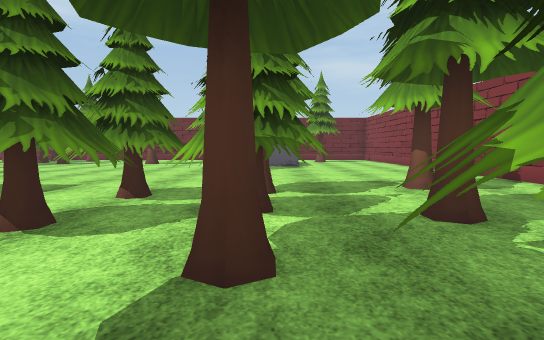
[1] (above)

19 first-person views from a walk through a scene from a Unity 3-D project. The camera is 1.2 m above the floor, tilts 4° down and sees 80° across. The floor is counted in squares, 2 m on a side. Each view is taken from the middle of a square. On the plan, view 1 faces up. The plan holds only what a view shows up to about 10 squares ahead; the rest is blank. The place goes on beyond the plan. The player is left out. Some surface patterns are stand-ins.

[2]
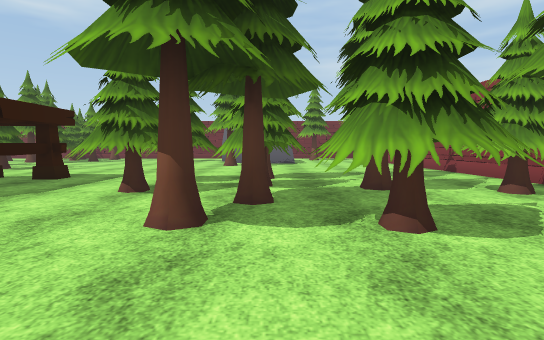

[3]
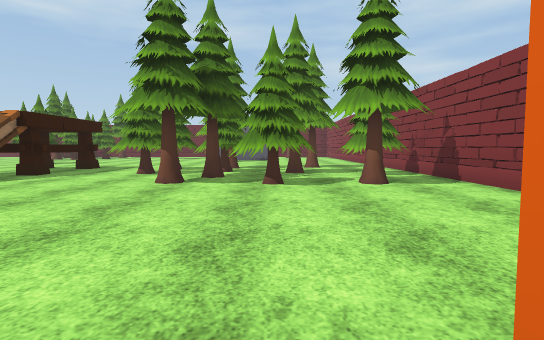

[4]
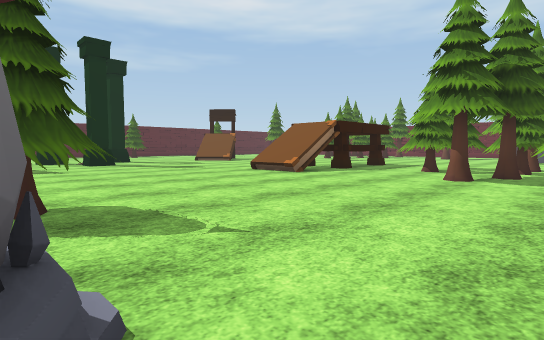

[5]
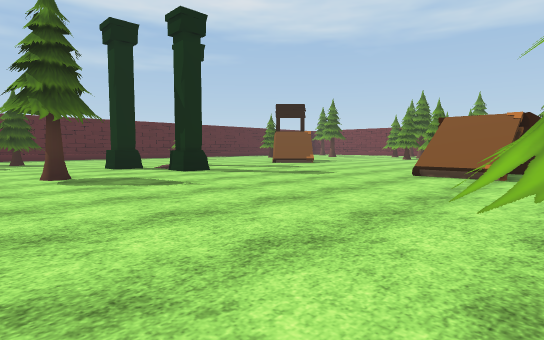

[6]
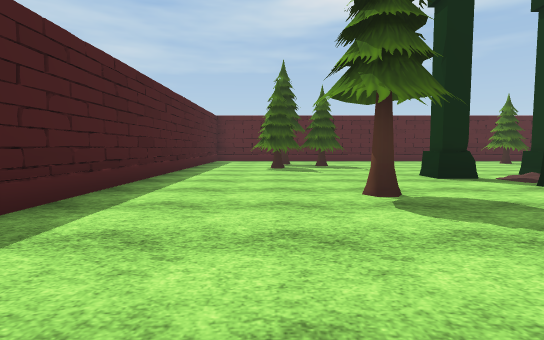

[7]
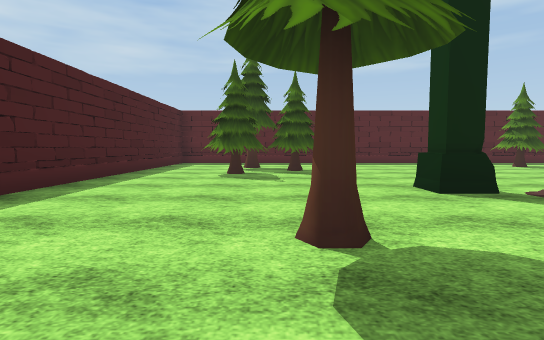

[8]
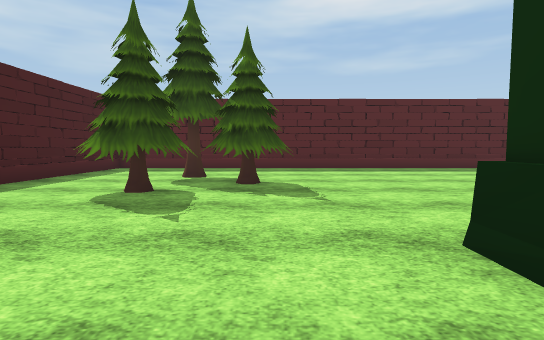

[9]
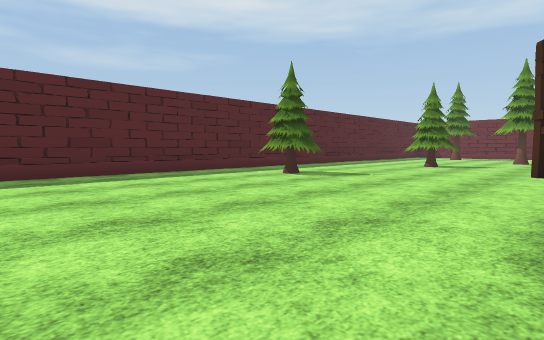

[10]
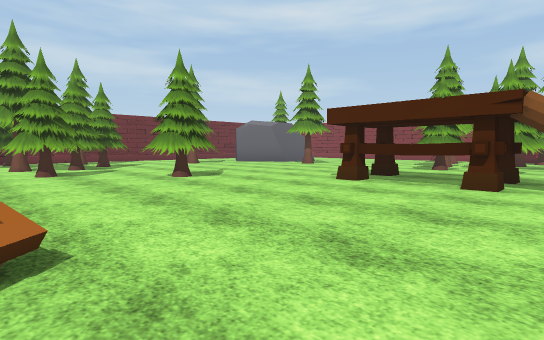

[11]
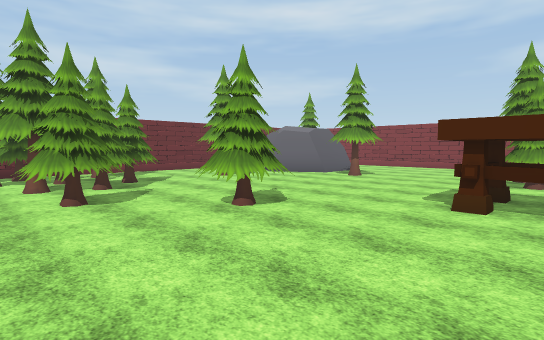

[12]
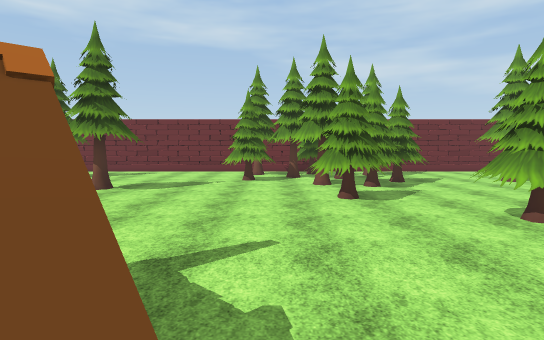

[13]
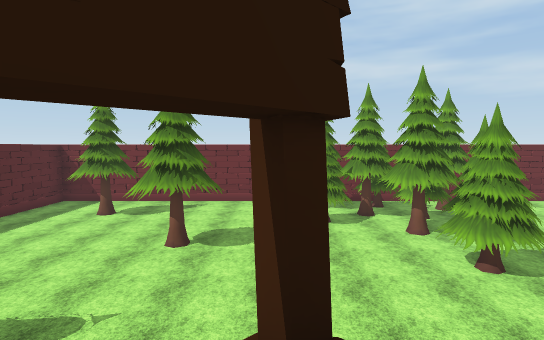

[14]
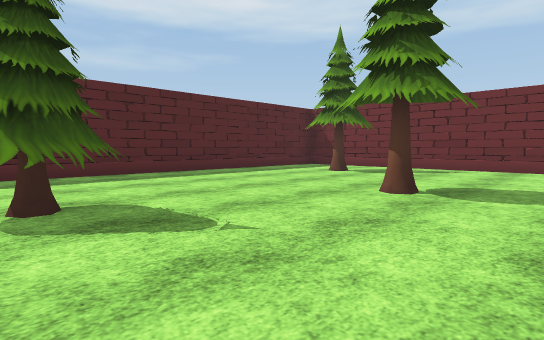

[15]
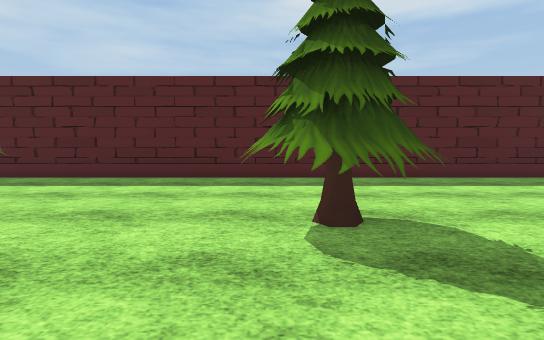

[16]
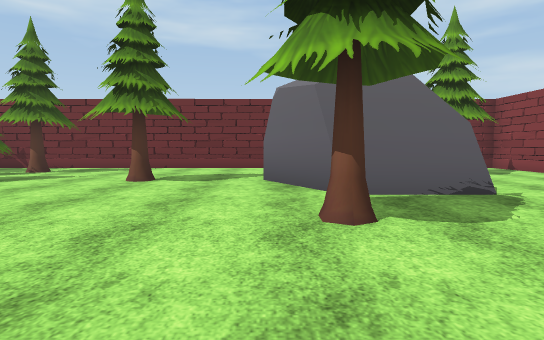

[17]
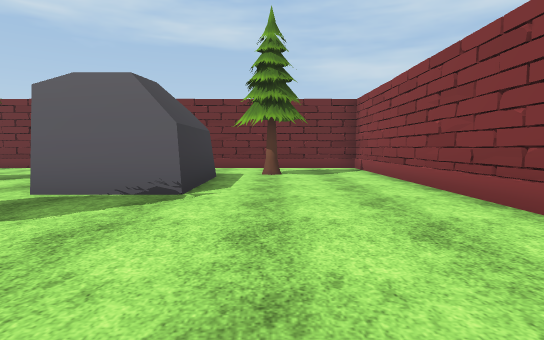

[18]
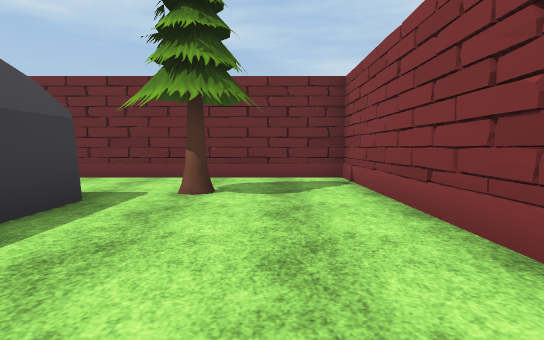

[19]
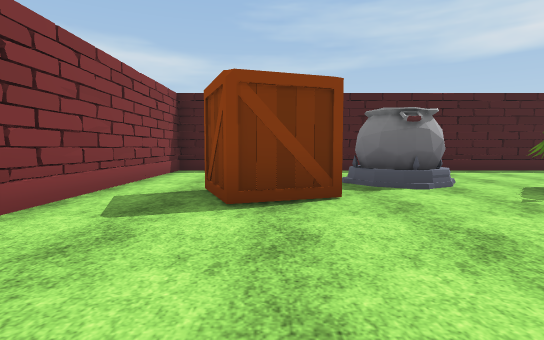

### Floor plan
Key: @ floor where view 1 was taken; # wall or solid block; . floor; / step, stairs or slope; = window, fence, low wall or low ledge; T tree; H thing the floor can be seen under or through; C column; R rock; O other object.
Columns run from 21 left of view 1 to 5 right of it. Each row starts with its distance up from view 1.
 16    #####   ################
 15    .....   TT.............#
 14 #.......  TTTT...... .....#
 13 #..T.....TTTT....... R.T..#
 12 #........TTTTTT..T.R R....#
 11 #..........#TT......RR....#
 10 #.....T.....T.............#
  9 #..........TT.......T.....#
  8 #..........T.T............#
  7 #...TT.......TT...........#
  6 #...TT....................#
  5 #....... ..............#T.#
  4 #......#//......H..TT#.T..#
  3 #.......  /.....H..TTT.TT.#
  2 #.TT....  ...../=H.TTT..TT#
  1 #..T..... .....O /..T.T...#
  0 #........  ....///...@T.T.#
 -1 #.......C ................
 -2 #......../C...............
 -3 #.......C.................
 -4 #.........................#
 -5 #...TT............TT...OO.#
 -6 #...TTT....T......TT.#.O..#
 -7 #....TT..............#  ..#
 -8 #..............  ... .   .#
 -9 #.............  .... .   .#
-10 #############   ###  #   ##

Positions as (right, up) in squares from view 1, and headings:
1: (0, 0), facing up
2: (0, -2), facing up
3: (1, -5), facing up
4: (1, -6), facing up-left
5: (-3, -7), facing up-left
6: (-6, -7), facing left
7: (-8, -6), facing left
8: (-11, -5), facing left
9: (-13, -4), facing up-left
10: (-11, 1), facing up-right
11: (-11, 3), facing up-right
12: (-11, 3), facing up
13: (-13, 4), facing up
14: (-13, 6), facing up-left
15: (-14, 6), facing left
16: (-2, 6), facing up
17: (2, 6), facing up
18: (3, 9), facing up
19: (2, -1), facing down
